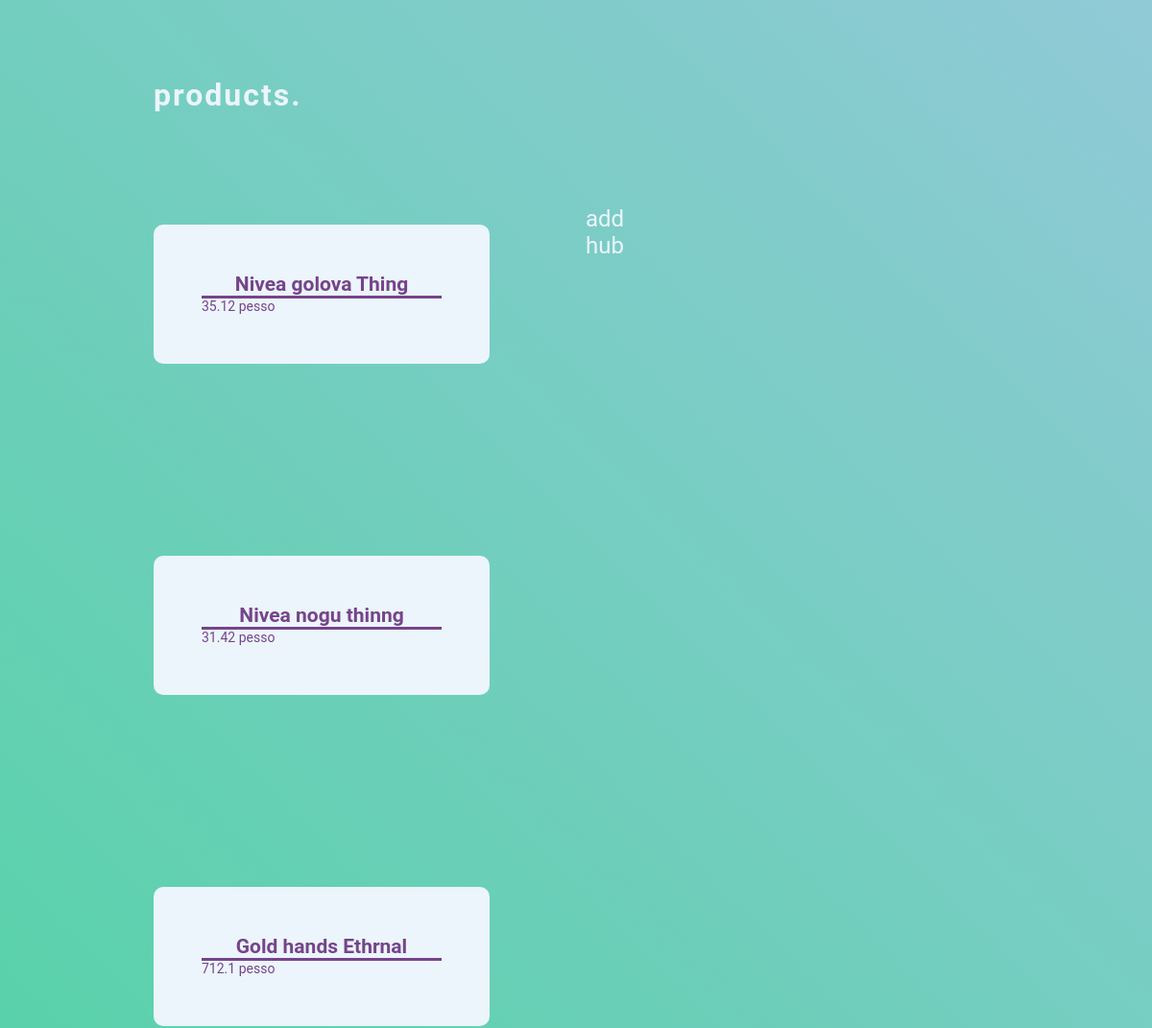
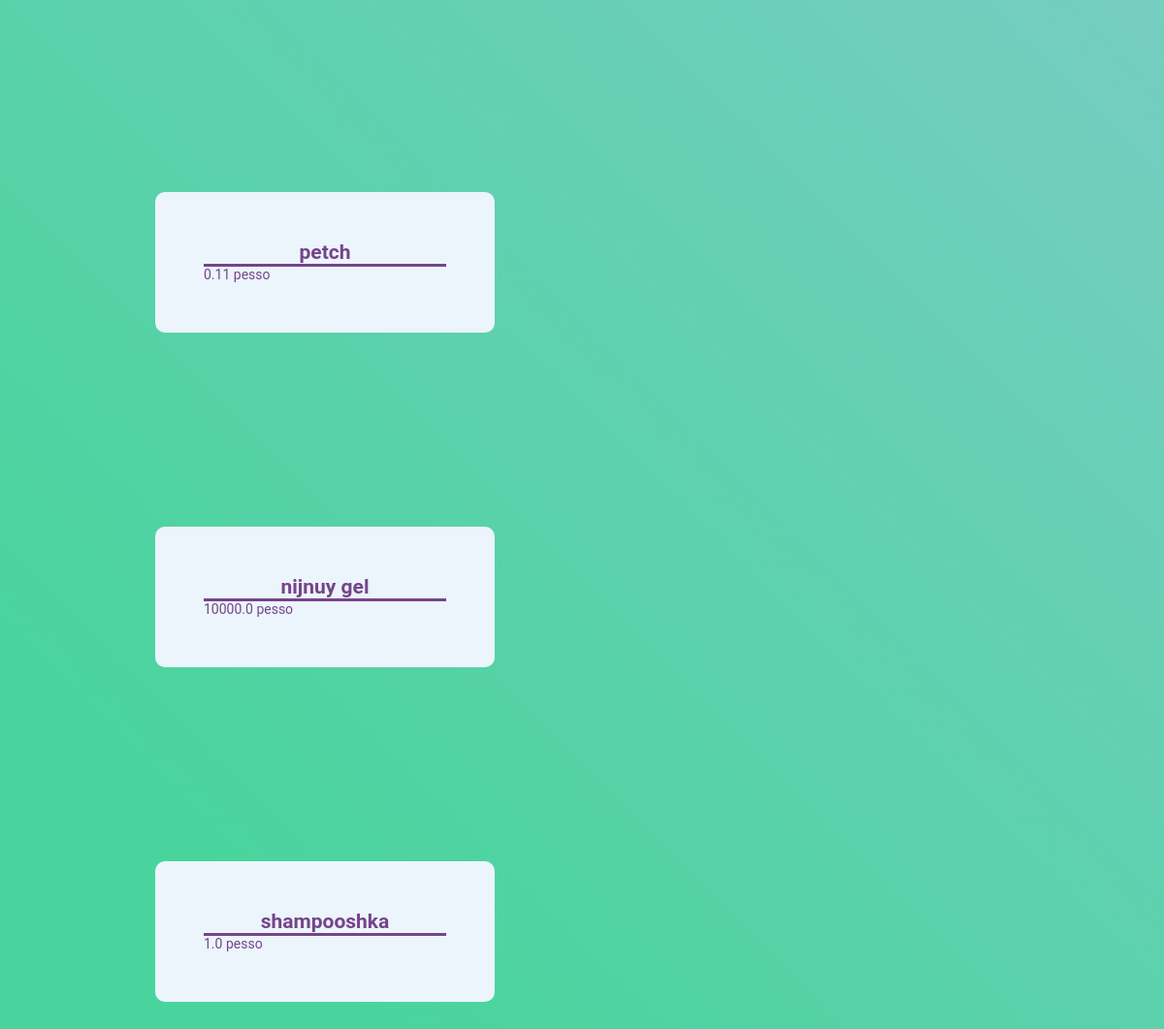
Screenshot of /products/ with the database file from the repository (2 pictures, top to bottom).
### salon/models.py (models this page shows)
class Product(models.Model):
    title = models.CharField(max_length=255)
    price = models.FloatField()
    is_present = models.BooleanField(default=True)

### salon/views.py (the view)
# urls.py: path('products/', products, name='products'),
def products(request):
    products = Product.objects.all()
    return render(request, 'salon/products.html', {'products': products})

### salon/templates/salon/products.html (shortened to what this page needs)
{% load static %}
<!DOCTYPE html>
<html lang="en">
<head>
    <link type = "text/css" href="{% static 'salon/css/products_style.css' %}" rel="stylesheet">
</head>
<body>
    <div class="user">
        <h1>products.</h1>
        <header class="user__header">
        </header>
        <div class="list_div">
            <ul class="products">
                {% for product in products %}
                <a href="delete-product/{{product.id}}">
                <li>
                    <h2 class="title">{{product.title}}</h2>
                    <p class="price">{{product.price}} pesso </p>
                </li></a>
                {% endfor %}
            </ul>
        </div>
    </div>
    <div class="redactor">
        <a href="{% url 'add_product' %}">add</a>
    </div>
    <div class="redactor">
        <a href="{% url 'hub' %}">hub</a>
    </div>
</body>
</html>

### salon/static/salon/css/products_style.css (style rules this page uses)
* { margin: 0; padding: 0; box-sizing: border-box; }
body { font-family: "Roboto"; font-size: 14px; background-size: 200% 100% !important; animation: move 10s ease infinite; transform: translate3d(0, 0, 0); background: linear-gradient(45deg, #49D49D 10%, #A2C7E5 90%); height: 100vh }
.user { width: 90%; margin: 10vh auto; }
.user__header { text-align: center; opacity: 0; transform: translate3d(0, 500px, 0); animation: arrive 500ms ease-in-out 0.7s forwards; }
h1 { text-align: left; color:#ebf5fb; padding-left: 100px; font-size: xx-large; letter-spacing: 2px; }
.products { list-style: none; transform-style: preserve-3d; bottom: 40px; }
.products li { float: left; display: block; background-color: #ebf5fb; margin: 100px; padding: 50px; width: 350px; height: 145px; font-family: "Roboto"; -webkit-appearance: none; border: 0; outline: 0; transition: 0.3s; border-radius: 10px; }
h2 { text-align: center; border-bottom: solid; }
.redactor a { text-decoration: none!important; color: #ebf5fb; font-size: x-large; }
a { text-decoration: none !important; color:#76448a; }

### rows the page displays
Product: title "Nivea golova Thing", price "35.12"
Product: title "Nivea nogu thinng", price "31.42"
Product: title "Gold hands Ethrnal", price "712.1"
Product: title "petch", price "0.11"
Product: title "nijnuy gel", price "10000.0"
Product: title "shampooshka", price "1.0"
